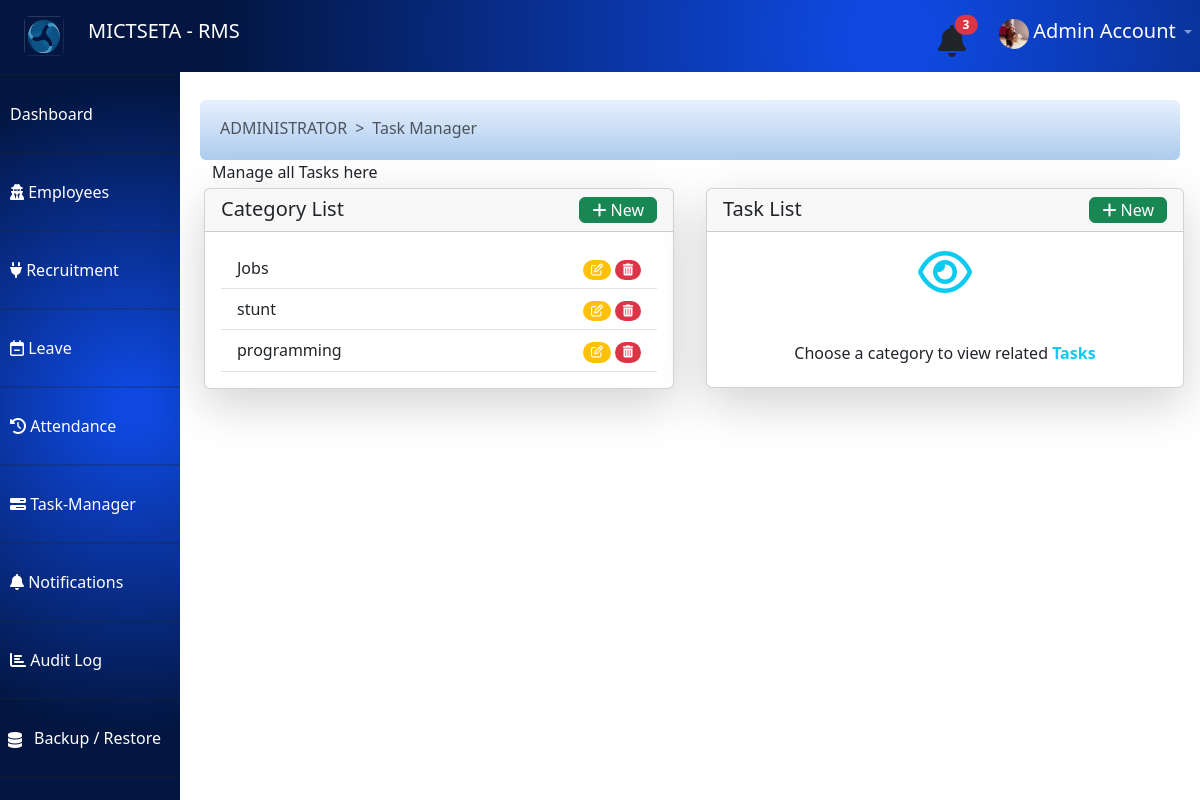
The app's page /dashboard/task_manager/ (signed in), older data.
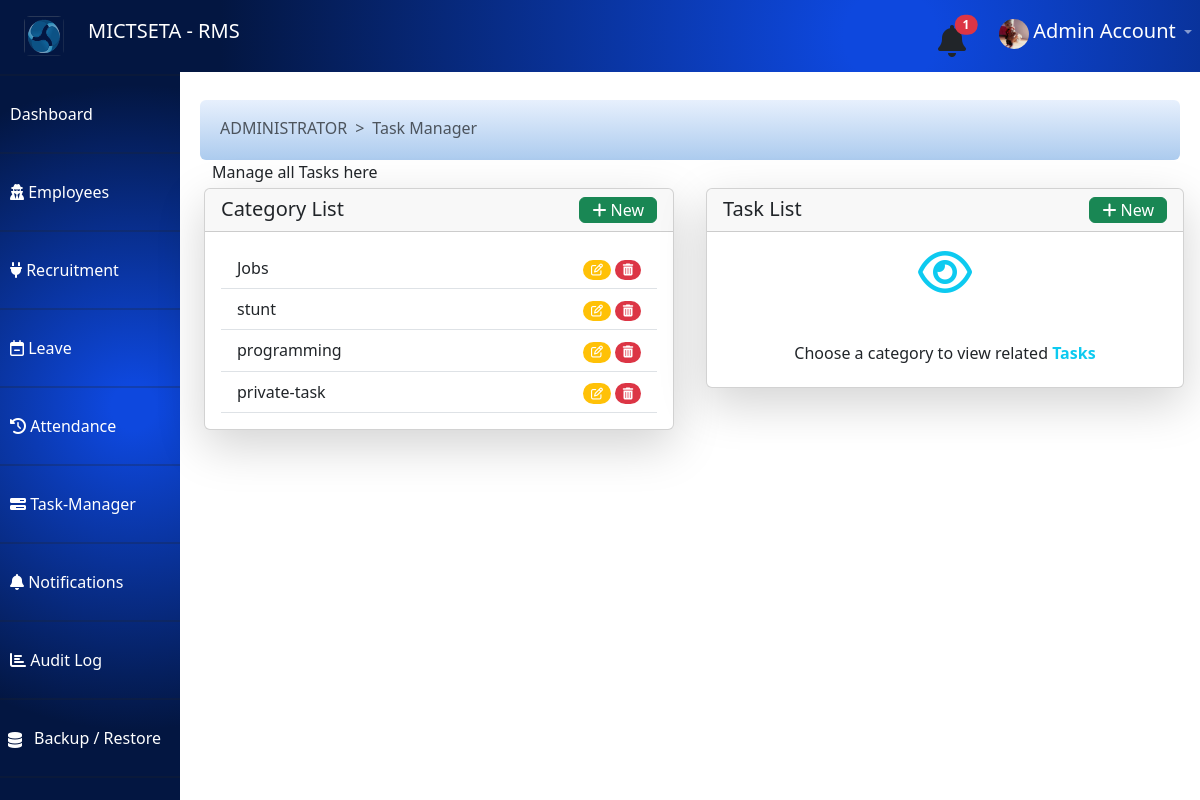
The same page, newer data.
### task_manager/models.py (models this page shows, shortened)
class Category(models.Model):
    name = models.CharField(max_length=100, null=False)
    date = models.DateTimeField(auto_now_add=True)
    user = models.ForeignKey(User, on_delete=models.CASCADE)

### dashboard/views.py (the view)
# urls.py: path('task_manager/', views.task_manager, name="dashboard.task_manager"),
def task_manager(request):
	if request.user.is_authenticated:
		if request.user.is_staff:
			if request.user.is_superuser:
				categoreis = Category.objects.filter(Q(user=request.user) | Q(task__assigned_to=request.user)).distinct()
			else:
				categoreis = Category.objects.filter(Q(user=request.user) | Q(task__assigned_to=request.user)).distinct()
			if request.user.is_superuser:
				assignees = User.objects.filter(is_staff=True)
			else:
				assignees = User.objects.filter(id=request.user.id)
			if request.user.is_superuser:
				notify_len = len(Notification.objects.filter(is_seen=False))
			else:
				notify_len = len(Notification.objects.filter(user=request.user,is_seen=False))
			return render(request, 'task_manager.html',{ 'categories':categoreis, 'assignees':assignees,'notify_len':notify_len})
		else:
			return HttpResponse(f"<h1> Sever Error : Permission Denied </h1>")
	else:
		return redirect('render_auth_page')

### dashboard/templates/task_manager.html (shortened to what this page needs)
{% extends 'dashboard_base.html' %}
{% load static %}
{% block breadcrumbs %}
      <li class="breadcrumb-item active" aria-current="page">Task Manager</li>
{% endblock %}
{% block description %} Manage all Tasks here  {% endblock %}
{% block content %}
<div class="row">
<div class="col-sm-12 col-md-6 ">
	<div class="card shadow-lg rounded-2 m-1" style="height:auto;">
	  <h5 class="card-header d-flex justify-content-between w-100">
	    <span>Category List</span>
	    <button type="button" class="btn btn-success py-0" data-bs-toggle="modal" data-bs-target="#newCategory"> <i class="fa fa-plus" aria-hidden="true"></i> New</button>
	  </h5>
	  <div class="card-body">
		  <div class="list-group list-group-flush" id="myList" role="tablist">
		  {% for category in categories  %}
		    <a class="list-group-item list-group-item-action d-flex justify-content-between" data-bs-toggle="list" href="#category{{category.id}}" role="tab">{{category.name}}
		    	{% if user.id == category.user.id %}
		    	<span>
				    	 <span class="badge bg-warning rounded-pill " type="button" data-bs-toggle="modal" data-bs-target="#updateCategory{{category.id}}"> <i class="fa fa-edit" aria-hidden="true"></i></span>
					    <span class="badge bg-danger rounded-pill" type="button" onclick="deleteCategory({{category.id}})"> <i class="fa fa-trash" aria-hidden="true"></i></span>
		    	</span>
		    	{% endif %}
		    </a>
		  {% endfor %}
		  </div>
	  </div>
	</div>
</div>
<div class="col-12 col-md-6 ">
	<div class="card p-0 w-100 shadow-lg rounded-2 m-1" style="height:auto;">
	  <h5 class="card-header d-flex justify-content-between w-100">
	    <span>Task List</span>
	    <button type="button" class="btn btn-success py-0" data-bs-toggle="modal" data-bs-target="#newTask"> <i class="fa fa-plus" aria-hidden="true"></i> New</button>
	  </h5>
	  	<div class="card-body">
		  	<div class="tab-content">
	    	<div class="tab-pane active" id="category{{category.id}}" role="tabpanel">
	    		<div class="d-flex justify-content-center ">
	              <i class="fa fa-eye fa-3x text-info" aria-hidden="true"></i>
	             </div>
	              <div class="d-flex justify-content-center mt-5">
	             <h6>Choose a category to view related <b class="text-info">Tasks</b> </h6>
	            </div>
	    	</div>
  		</div>
	  </div>
	</div>
</div>
</div>
{% endblock %}

### dashboard/templates/dashboard_base.html (shortened to what the changed rows need)
<!DOCTYPE html>
<html lang="en">
<head>
  <link href="https://cdn.jsdelivr.net/npm/bootstrap@5.0.2/dist/css/bootstrap.min.css" rel="stylesheet">
  <link href="https://stackpath.bootstrapcdn.com/bootstrap/4.5.2/css/bootstrap.min.css" rel="stylesheet">
  <link rel="stylesheet" href="https://cdnjs.cloudflare.com/ajax/libs/font-awesome/4.7.0/css/font-awesome.min.css">
  <link rel="stylesheet" href="https://cdnjs.cloudflare.com/ajax/libs/font-awesome/6.0.0-beta3/css/all.min.css">
    <link
        href=
"https://cdnjs.cloudflare.com/ajax/libs/bootstrap-datetimepicker/4.17.37/css/bootstrap-datetimepicker.min.css"
        rel="stylesheet">
  <link rel="stylesheet" href="https://cdnjs.cloudflare.com/ajax/libs/twitter-bootstrap/5.3.0/css/bootstrap.min.css">
  <link rel="stylesheet" href="https://cdn.datatables.net/2.0.8/css/dataTables.bootstrap5.css">
 {% load static %}
</head>
<body>
  <nav class="navbar navbar-expand-lg navbar-dark ">
    <div class="collapse navbar-collapse" id="navbarNav">
      <ul class="navbar-nav ml-auto">
        <li class="nav-item">
          <a class="nav-link" href="#">
            <a href="{% url 'dashboard.get_notifications'%}">
              <button type="button" class="btn btn-primarys position-relative p-0 mr-4 mb-1">
               <i class="fas fa-bell fa-2x text-dark"  > </i>
               {% if user.notifications or user.is_superuser %}
                {% if notify_len %}
                <span class="position-absolute top-0 start-100 translate-middle badge rounded-pill bg-danger ">
                  {{notify_len}}
                </span>
                {% endif%}
              {% endif %}
              </button>
            </a>
          </a>
        </li>
      </ul>
    </div>
  </nav>
  <div class="sidebar" style=" overflow-y: scroll; overflow-x:none;">
    <h2 class="text-white">Dashboard</h2>
  </div>
  <div class="main-content">
    <div class="content">
      <div id="defaultPage" style="margin-top: 40px;">
        {% block content %}
        {% endblock %}
      </div>
    </div>
  </div>
</body>
</html>

Row changes from the older to the newer data that the page shows:
added Category: name "private-task"
Text that changed along with them:
{{ notify_len }}: "3" → "1"
